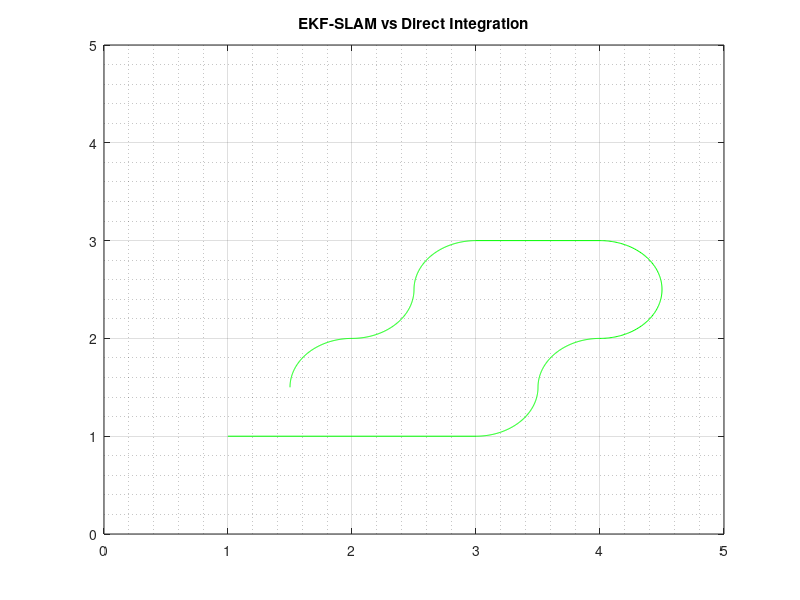

The MATLAB source for this figure: (Note: this script raises an error after producing the figure.)
% my EKF algorithm
% the script to perform my EKF SLAM
close all
clear
clc

addpath("../simulator/");
% ground truth trajectory
t = 0:0.01:pi/2;
xTrace = [1,3,3+0.5*sin(t),4-0.5*cos(t),4+0.5*sin(2*t),4,3,...
    3-0.5*sin(t),2+0.5*cos(t),2-0.5*sin(t)];
yTrace = [1,1,1.5-0.5*cos(t),1.5+0.5*sin(t),2.5-0.5*cos(2*t),3,3,...
    2.5+0.5*cos(t),2.5-0.5*sin(t),1.5+0.5*cos(t)];

figure
trail_axes = gca();

% plot the ground truth
plot(xTrace,yTrace,'g-','Parent',trail_axes); grid on; grid minor
hold on
title("EKF-SLAM vs Direct Integration")
xlim(trail_axes,[0,5]);
ylim(trail_axes,[0,5]);
axis(trail_axes,'manual');

% start the robot with one simple landmark
% lm = [[1.5;1.5],[3.5;1.5]];
%  lm = [[1.5;1.5]];
[lmx,lmy] = meshgrid(0.5:(4/3):4.5);
landmarks = [lmx(:)'; lmy(:)'];
pb = piBotSim("Floor_course.jpg",landmarks);


% initial pose
x = 1; y = 1; theta = 0;
pb.place([x;y],theta);
% timestamp
dt = 0.1;
dt_acc = 0;
% state vector xi
state_vector = [x;y;theta];
% covariance matrix (have the same length of the state vector)
Sigma = eye(3) * 0.02; 
% input noise covariance
R = eye(2) * [0.04,0;0,0.08];
% 0.04
% measurement noise covariance
Q = 0.05;
% 0.02
% tells which element of the measurement corresponds to which id
state_ids = []; 

% direct integration result
Int = [x;y;theta];
integration = [];

estimated_landmarks = [];
estimated_trajectory = [];

while true
    
    img = pb.getCamera();
    
    % follow line
    [u, q, void] = line_control(img, 2.0, pb);
    if void
        break
    end
    [wl, wr] = inverse_kinematics(u, q);
    pb.setVelocity(wl, wr);
    dt_acc = dt_acc + 1;
% ##########prediction##########
    % predict procedure:
    % Propagate the state
    % Integrate the state_vector given the velocity
    % Propagate the covariance
    % function [xiHat,Int,Sigma] = ekf_prediction(xiHat,Int,Sigma,R,dt,u,q)
    [state_vector,Int,Sigma] = ekf_prediction(state_vector,Int,Sigma,R,dt,u,q);
    
% ##########Deal with measurements##########
    % adding measurement procedure:
    % Take a measurement
    % Expand the state vector (if new landmark observed)
    % Expand the covariance matrix (if new landmark obversed)
    % function [xiHat, Sigma] = ekf_expansion(xiHat, Sigma, lms, ids, state_ids, R)
    [lms, ids] = pb.measureLandmarks();
    
    if ~isempty(ids) && ~any(isnan(lms(1,:)))
        [state_vector, Sigma, state_ids] = ekf_expansion(state_vector, Sigma, lms, ids, state_ids, R);
        % ##########Update##########
        % Update procedure:
        % work out the measurement residual z - zHat
        % Get the Kalman gain
        % Apply to hte state and covariance
        % function [xiHat, Sigma] = ekf_update(xiHat, Sigma, Q, lms, ids, state_ids)
        [state_vector, Sigma] = ekf_update(state_vector, Sigma, Q, lms, ids, state_ids);
    end
    
    % normalise theta
    while state_vector(3) > 2 * pi
        state_vector(3) = state_vector(3) - 2 * pi;
    end
    while state_vector(3) < 0
        state_vector(3) = state_vector(3) + 2 * pi;
    end
    
    estimated_trajectory = [estimated_trajectory,state_vector(1:3)];
    integration = [integration, Int];
    
% ##########Plot##########
    plot(estimated_trajectory(1,:),estimated_trajectory(2,:),'b-','parent',trail_axes);
    plot(integration(1,:), integration(2,:),'r-','parent',trail_axes);
    
    for i = 1:numel(state_ids)
        color = state_ids(i);
        scatter(state_vector(3+2*i-1),state_vector(3+2*i),6,'MarkerFaceColor'...
            ,cmap(color),'MarkerEdgeColor','none','parent',trail_axes);
%         hold on
        
    end
%     hold off
    % plot ellipse
    if mod(dt_acc, 1) == 0 
        e_state = plot_ellipses(state_vector(1:2),Sigma(1:2,1:2),trail_axes, 'b');
    end
%     xlim(trail_axes, [0 5]);
%     ylim(trail_axes, [0 5]);
%     axis(trail_axes, 'manual');
%     hold off
end

% compute the estimated landmarks matrix
for i = 1:(numel(state_vector) - 3)/2
    index = find(state_ids == i);
    estimated_landmarks = [estimated_landmarks, state_vector(3+2*index-1:3+2*index)];
end

for i = 1:numel(state_ids)
    color = state_ids(i);
    ei = plot_ellipses(state_vector(3+2*i-1:3+2*i),Sigma(3+2*i-1:3+2*i,3+2*i-1:3+2*i)...
        ,trail_axes, cmap(color));
    text(state_vector(3+2*i-1)+0.1, state_vector(3+2*i)+0.1, cellstr(num2str(color))...
        , 'Color',cmap(color), 'FontSize', 12, 'parent', trail_axes);
end
plot(xTrace,yTrace,'g-','Parent',trail_axes)
legend('Ground Truth','EKF-SLAM','Direct Integration')
legend('Ground Truth','EKF-SLAM','Direct Integration')

pb.saveTrail();

RMSE_calcultion(estimated_landmarks, estimated_trajectory, landmarks)


